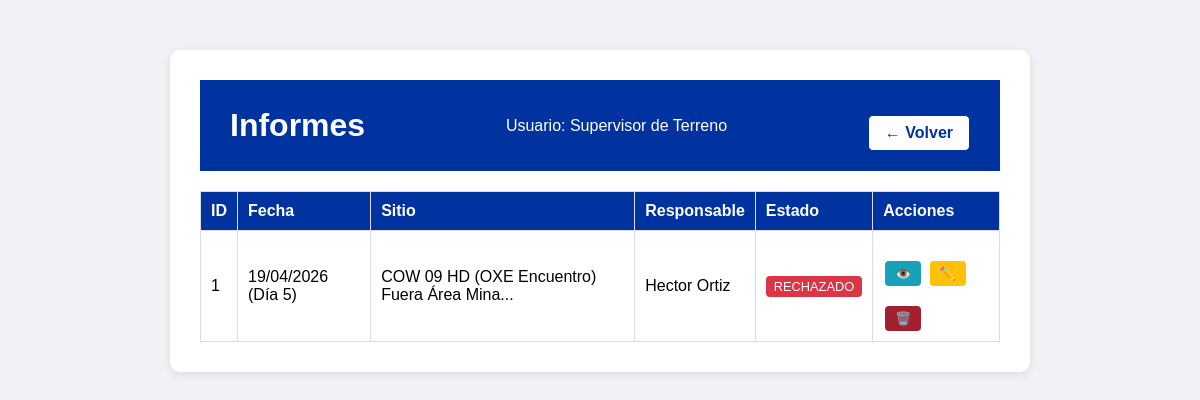
Before: /ver_informes (signed in) with the older database file.
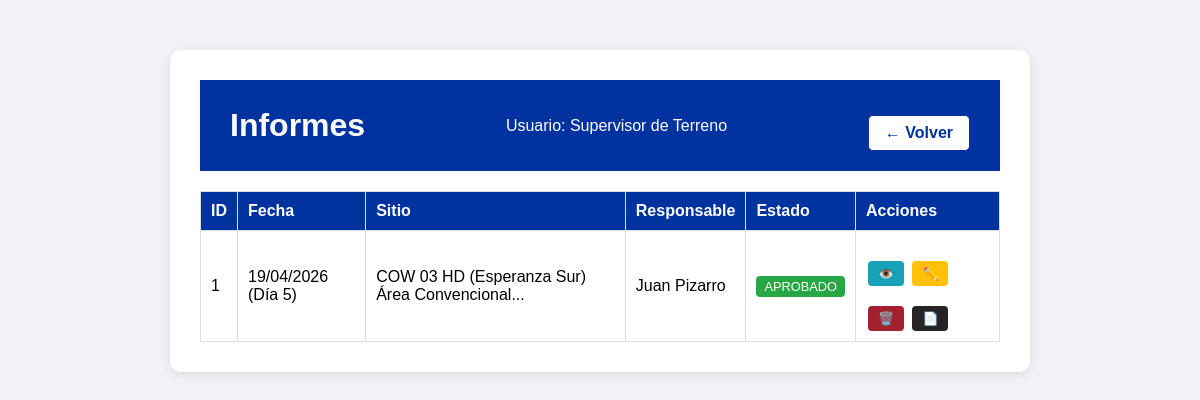
After: the same page with the newer database file.
### app.py (models this page shows, shortened)
class InspeccionCOW(db.Model):
    id = db.Column(db.Integer, primary_key=True)
    usuario_id = db.Column(db.Integer, db.ForeignKey('usuario.id'), nullable=False)
    fecha = db.Column(db.String(20), nullable=False)
    dia_turno = db.Column(db.Integer, nullable=False)
    responsable = db.Column(db.String(50), nullable=False)
    nombre_sitio = db.Column(db.String(150), nullable=False)
    horometro = db.Column(db.Integer, nullable=False)
    hora_inicio = db.Column(db.String(10), nullable=False)
    hora_termino = db.Column(db.String(10), nullable=False)
    horas_funcionamiento = db.Column(db.Integer, nullable=True)
    cantidad_arranques = db.Column(db.Integer, nullable=True)
    nivel_aceite = db.Column(db.String(10), nullable=True)
    nivel_combustible = db.Column(db.String(10), nullable=True)
    nivel_refrigerante = db.Column(db.String(10), nullable=True)
    proxima_mantencion = db.Column(db.Integer, nullable=True)
    estado_ge_principal = db.Column(db.String(10), nullable=True)
    uso_ge_auxiliar = db.Column(db.String(5), nullable=True)
    limpieza_ge_interior = db.Column(db.String(5), nullable=True)
    limpieza_radiador = db.Column(db.String(5), nullable=True)
    sistema_combustible = db.Column(db.String(5), nullable=True)
    arranque_automatico = db.Column(db.String(5), nullable=True)
    limpieza_interior = db.Column(db.String(5), nullable=True)
    limpieza_exterior = db.Column(db.String(5), nullable=True)
    cable_5p_4p = db.Column(db.String(5), nullable=True)
    adaptador_ge_aux = db.Column(db.String(5), nullable=True)
    limpieza_rack_energia = db.Column(db.String(5), nullable=True)
    estado_planta_vertiv = db.Column(db.String(5), nullable=True)
    rectificador_n1 = db.Column(db.String(5), nullable=True)
    rectificador_n2 = db.Column(db.String(5), nullable=True)
    rectificador_n3 = db.Column(db.String(5), nullable=True)
    estado_air_scale = db.Column(db.String(5), nullable=True)
    estado_alarmas = db.Column(db.String(5), nullable=True)
    estado_7250_ixr = db.Column(db.String(5), nullable=True)
    estado_fpfh = db.Column(db.String(5), nullable=True)
    conversor_solar_n1 = db.Column(db.String(5), nullable=True)
    conversor_solar_n2 = db.Column(db.String(5), nullable=True)
    limpieza_rack_baterias = db.Column(db.String(5), nullable=True)
    estado_baterias = db.Column(db.String(5), nullable=True)
    estado_inversor = db.Column(db.String(5), nullable=True)
    estado_ventiladores = db.Column(db.String(5), nullable=True)
    limpieza_rack_telecom = db.Column(db.String(5), nullable=True)
    limpieza_paneles = db.Column(db.String(5), nullable=True)
    estructura_paneles = db.Column(db.String(5), nullable=True)
    cantidad_cunas = db.Column(db.String(10), nullable=True)
    checkpoints = db.Column(db.String(5), nullable=True)
    presion_neumaticos = db.Column(db.String(5), nullable=True)
    estado_torre = db.Column(db.String(5), nullable=True)
    estado_piolas_viento = db.Column(db.String(5), nullable=True)
    nivelacion_carro = db.Column(db.String(5), nullable=True)
    gatas_posicionamiento = db.Column(db.String(5), nullable=True)
    manivelas_izaje = db.Column(db.String(5), nullable=True)
    observaciones_ge = db.Column(db.Text, nullable=True)
    observaciones_rack = db.Column(db.Text, nullable=True)
    observaciones_estructuras = db.Column(db.Text, nullable=True)
    foto_1 = db.Column(db.String(200), nullable=True)
    foto_2 = db.Column(db.String(200), nullable=True)
    foto_3 = db.Column(db.String(200), nullable=True)
    foto_rack_1 = db.Column(db.String(200), nullable=True)
    foto_rack_2 = db.Column(db.String(200), nullable=True)
    foto_rack_3 = db.Column(db.String(200), nullable=True)
    foto_estructuras_1 = db.Column(db.String(200), nullable=True)
    foto_estructuras_2 = db.Column(db.String(200), nullable=True)
    foto_estructuras_3 = db.Column(db.String(200), nullable=True)
    foto_levantamiento_1 = db.Column(db.String(200), nullable=True)
    foto_levantamiento_2 = db.Column(db.String(200), nullable=True)
    foto_levantamiento_3 = db.Column(db.String(200), nullable=True)
    foto_levantamiento_4 = db.Column(db.String(200), nullable=True)
    foto_levantamiento_5 = db.Column(db.String(200), nullable=True)
    foto_levantamiento_6 = db.Column(db.String(200), nullable=True)
    foto_levantamiento_7 = db.Column(db.String(200), nullable=True)
    foto_levantamiento_8 = db.Column(db.String(200), nullable=True)
    foto_levantamiento_9 = db.Column(db.String(200), nullable=True)
    foto_levantamiento_10 = db.Column(db.String(200), nullable=True)
    foto_levantamiento_11 = db.Column(db.String(200), nullable=True)
    foto_levantamiento_12 = db.Column(db.String(200), nullable=True)
    foto_levantamiento_13 = db.Column(db.String(200), nullable=True)
    foto_levantamiento_14 = db.Column(db.String(200), nullable=True)
    foto_levantamiento_15 = db.Column(db.String(200), nullable=True)
    foto_levantamiento_16 = db.Column(db.String(200), nullable=True)
    foto_levantamiento_17 = db.Column(db.String(200), nullable=True)
    foto_levantamiento_18 = db.Column(db.String(200), nullable=True)
    foto_levantamiento_19 = db.Column(db.String(200), nullable=True)
    foto_levantamiento_20 = db.Column(db.String(200), nullable=True)
    foto_levantamiento_21 = db.Column(db.String(200), nullable=True)
    foto_levantamiento_22 = db.Column(db.String(200), nullable=True)
    foto_levantamiento_23 = db.Column(db.String(200), nullable=True)
    foto_levantamiento_24 = db.Column(db.String(200), nullable=True)
    foto_levantamiento_25 = db.Column(db.String(200), nullable=True)
    foto_levantamiento_26 = db.Column(db.String(200), nullable=True)
    foto_levantamiento_27 = db.Column(db.String(200), nullable=True)
    foto_levantamiento_28 = db.Column(db.String(200), nullable=True)
    foto_levantamiento_29 = db.Column(db.String(200), nullable=True)
    foto_levantamiento_30 = db.Column(db.String(200), nullable=True)
    foto_levantamiento_31 = db.Column(db.String(200), nullable=True)
    foto_levantamiento_32 = db.Column(db.String(200), nullable=True)
    foto_levantamiento_33 = db.Column(db.String(200), nullable=True)
    foto_mejora_1 = db.Column(db.String(200), nullable=True)
    descripcion_mejora_1 = db.Column(db.String(500), nullable=True)
    foto_mejora_2 = db.Column(db.String(200), nullable=True)
    descripcion_mejora_2 = db.Column(db.String(500), nullable=True)
    foto_mejora_3 = db.Column(db.String(200), nullable=True)
    descripcion_mejora_3 = db.Column(db.String(500), nullable=True)
    foto_mejora_4 = db.Column(db.String(200), nullable=True)
    descripcion_mejora_4 = db.Column(db.String(500), nullable=True)
    motivo_rechazo = db.Column(db.String(500), nullable=True)
    estado = db.Column(db.String(20), default='pendiente')  # pendiente, aprobado, rechazado
    fecha_registro = db.Column(db.DateTime, default=datetime.utcnow)
    usuario = db.relationship('Usuario', backref='inspecciones_cow')

class Usuario(db.Model):
    id = db.Column(db.Integer, primary_key=True)
    username = db.Column(db.String(20), unique=True, nullable=False)
    password = db.Column(db.String(200), nullable=False)
    nombre = db.Column(db.String(50), nullable=False)
    rol = db.Column(db.String(20), nullable=False)
    email = db.Column(db.String(100), nullable=True)
    fecha_registro = db.Column(db.DateTime, default=datetime.utcnow)

### app.py (the view)
@app.route('/ver_informes')
def ver_informes():
    if 'username' not in session:
        return redirect(url_for('login'))
    usuario_actual = Usuario.query.filter_by(username=session['username']).first()
    if usuario_actual.rol == 'supervisor':
        inspecciones = InspeccionCOW.query.order_by(InspeccionCOW.fecha_registro.desc()).all()
    else:
        inspecciones = InspeccionCOW.query.filter_by(usuario_id=usuario_actual.id).order_by(InspeccionCOW.fecha_registro.desc()).all()
    return render_template('ver_informes.html', usuario=session['nombre'], rol=session['rol'], inspecciones=inspecciones)

### templates/ver_informes.html (shortened to what this page needs)
<!DOCTYPE html>
<html lang="es">
<head>
    <link rel="stylesheet" href="{{ url_for('static', filename='style.css') }}">
</head>
<body>
    <div class="container">
        <div class="header">
            <h1>Informes</h1>
            <p>Usuario: {{ usuario }}</p>
            <a href="{{ url_for('menu') }}" class="volver-btn">← Volver</a>
        </div>
        {% if inspecciones %}
            <table class="tabla-informes">
                <thead>
                    <tr>
                        <th>ID</th>
                        <th>Fecha</th>
                        <th>Sitio</th>
                        <th>Responsable</th>
                        <th>Estado</th>
                        <th>Acciones</th>
                    </tr>
                </thead>
                <tbody>
                    {% for ins in inspecciones %}
                    <tr>
                        <td>{{ ins.id }}</td>
                        <td>{{ ins.fecha }} (Día {{ ins.dia_turno }})</td>
                        <td>{{ ins.nombre_sitio[:50] }}...</td>
                        <td>{{ ins.responsable }}</td>
                        <td>
                            <span class="estado {{ ins.estado }}">
                                {{ ins.estado|upper }}
                            </span>
                        </td>
                        <td>
            <a href="{{ url_for('ver_informe', id=ins.id) }}" class="btn-ver">👁️</a>
            <a href="{{ url_for('editar_informe', id=ins.id) }}" class="btn-editar">✏️</a>
            <a href="{{ url_for('borrar_informe', id=ins.id) }}" class="btn-borrar" onclick="return confirm('¿Eliminar este informe?')">🗑️</a>
            {% if ins.estado == 'aprobado' %}
            <a href="{{ url_for('generar_pdf', id=ins.id) }}" class="btn-pdf" target="_blank">📄</a>
            {% endif %}
                        </td>
                    </tr>
                    {% endfor %}
                </tbody>
            </table>
        {% else %}
            <p>No hay informes registrados.</p>
        {% endif %}
    </div>
</body>
</html>

Changed rows visible on the page:
now on this page (row edited): Usuario: nombre "Supervisor de Terreno"
changed InspeccionCOW id 1: nombre_sitio "COW 09 HD (OXE Encuentro) Fuera Área Mina" → "COW 03 HD (Esperanza Sur) Área Convencional"; responsable "Hector Ortiz" → "Juan Pizarro"; estado "RECHAZADO" → "APROBADO"; now shows "📄"
Other visible differences:
{{ usuario }}: "Supervisor de Terreno" → (not shown)
